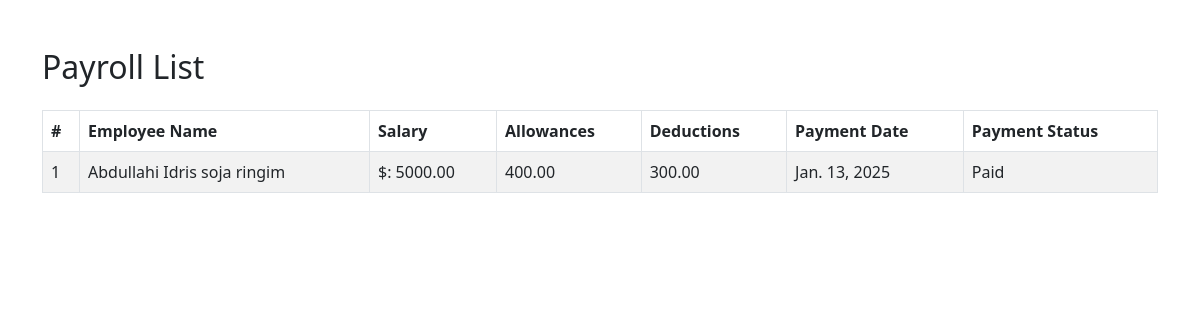
Screenshot of /payroll/ with the database file from the repository.
### employees/models.py (models this page shows)
class Payroll(models.Model):
    employee = models.ForeignKey(Employee, on_delete=models.CASCADE)
    salary = models.DecimalField(max_digits=10, decimal_places=2)
    allowances = models.DecimalField(max_digits=10, decimal_places=2, default=0)
    deductions = models.DecimalField(max_digits=10, decimal_places=2, default=0)
    net_pay = models.DecimalField(max_digits=10, decimal_places=2)
    payment_date = models.DateField()
    payment_status = models.CharField(
        max_length=10,
        choices=[('Pending', 'Pending'), ('Paid', 'Paid')],
        default='Pending'
    )

class Employee(models.Model):
    user = models.OneToOneField(User, on_delete=models.CASCADE, null=True, blank=True)
    first_name = models.CharField(max_length=25)
    last_name = models.CharField(max_length=25)
    email = models.EmailField(max_length=355, unique=True)
    phone_number = models.CharField(max_length=25, null=True, blank=True)
    country = models.CharField(max_length=40)
    username = models.CharField(max_length=25, unique=True)
    password = models.CharField(max_length=128)
    confirm_password = models.CharField(max_length=128, null=True, blank=True)
    hire_date = models.DateField(auto_now_add=True)
    profile_picture = models.ImageField(upload_to='employees/', null=True, blank=True)
    reset_token = models.UUIDField(default=uuid.uuid4, unique=True, null=True, blank=True)

### employees/views.py (the view)
# urls.py: path('payroll/', views.payroll, name='payroll'),
def payroll(request):
    payment = Payroll.objects.all()
    return render(request, 'employees/payroll.html', {'payment': payment})

### employees/templates/employees/payroll.html (shortened to what this page needs)
<!DOCTYPE html>
<html lang="en">
<head>
    <link href="https://cdn.jsdelivr.net/npm/bootstrap@5.3.0-alpha3/dist/css/bootstrap.min.css" rel="stylesheet">
</head>
<body>
<div class="container mt-5">
    <h2 class="mb-4">Payroll List</h2>
    <table class="table table-bordered table-striped">
        <thead>
            <tr>
                <th>#</th>
                <th>Employee Name</th>
                <th>Salary</th>
                <th>Allowances</th>
                <th>Deductions</th>
                <th>Payment Date</th>
                <th>Payment Status</th>
            </tr>
        </thead>
        <tbody>
            {% for payment in payment %}
            <tr>
                <td>{{ forloop.counter }}</td>
                <td>{{ payment.employee.first_name }} {{ payment.employee.last_name }}</td>
                <td>$: {{ payment.salary }}</td>
                <td>{{ payment.allowances }}</td>
                <td>{{ payment.deductions }}</td>
                <td>{{ payment.payment_date }}</td>
                <td>
                    <span>
                        {{ payment.payment_status }}
                    </span>
                </td>
            </tr>
            {% empty %}
            <tr>
                <td colspan="8" class="text-center">No payroll records found.</td>
            </tr>
            {% endfor %}
        </tbody>
    </table>
</div>
</body>
</html>

### rows the page displays
Payroll: employee.first_name "Abdullahi", employee.last_name "Idris soja ringim", salary "5000.00", allowances "400.00", deductions "300.00", payment_date "Jan. 13, 2025", payment_status "Paid"
